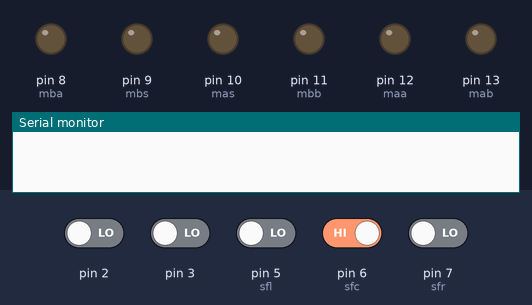
Recording of a sketch running on a simulated Arduino Uno, built with avr-gcc and run on an emulated ATmega328P. Parts: output pins drawn as LEDs (lit = HIGH), the last lines printed to the serial monitor. The inputs (shaded band) are chosen by the test bench; at power-on: pin 6 (sfc) HIGH, pin 2, pin 3, pin 5 (sfl), pin 7 (sfr) LOW.

Above: at 1.2 s.
1.3 s: pin 5 (sfl) driven HIGH
At 2.8 s:
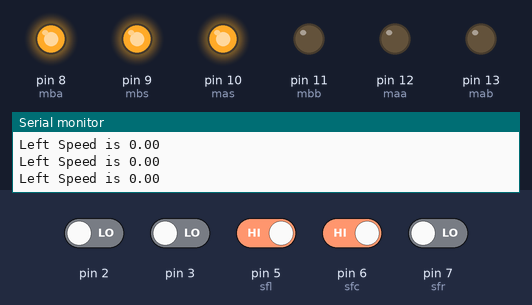
4.3 s: pin 7 (sfr) driven HIGH
5.8 s: pin 6 (sfc) driven LOW
At 7.1 s:
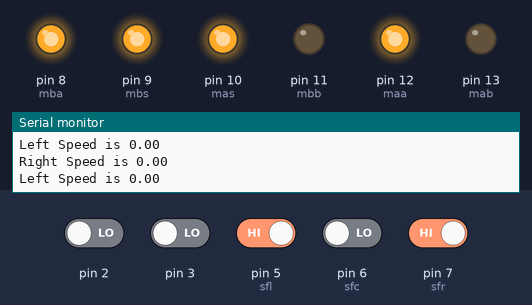
7.4 s: pin 5 (sfl) driven LOW
At 8.3 s:
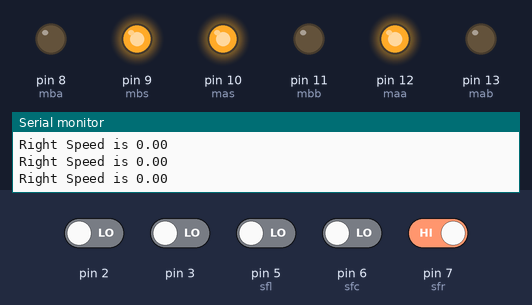
8.9 s: pin 7 (sfr) driven LOW
10.4 s: pin 2 driven HIGH and pin 5 (sfl) driven HIGH
At 11.6 s:
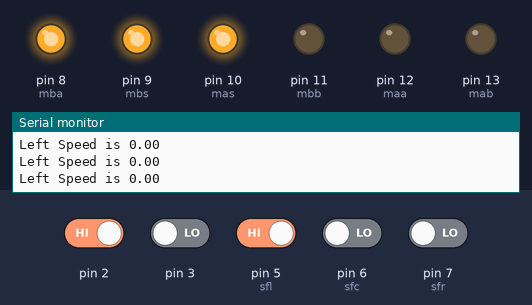
Timing chart, 0 to 13.4 s (numbered marks = the images above; inputs shaded):
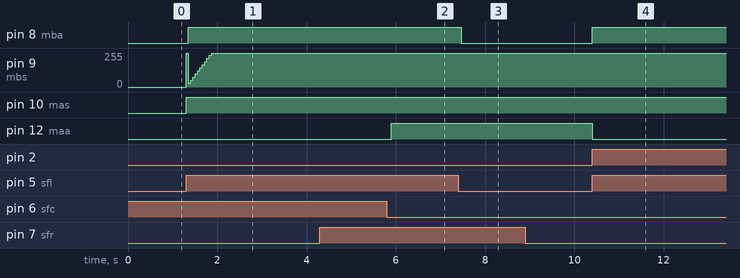

Measured:
- after the input at 1.3 s, pin 8 (mba): LOW → HIGH after 0.05 s; pin 10 (mas): LOW → HIGH at once
- after the input at 5.8 s, pin 12 (maa): LOW → HIGH after 0.10 s
- after the input at 7.4 s, pin 8 (mba): HIGH → LOW after 0.07 s
- after the input at 10.4 s, pin 8 (mba): LOW → HIGH at once; pin 12 (maa): HIGH → LOW at once

The sketch:

Number2.ino
```cpp
int mas=10;
int maa=12;
int mab=13;
int mbs=9;
int mba=8;
int mbb=11;
int sfr=7;
int sfc=6;
int sfl=5;

volatile long count_r=0;
volatile long count_l=0;
int PWM_val_r = 0;
int PWM_val_l = 0;
float v_req_r=0;
float v_req_l=0;
const int NUM_C_l=16;
const int NUM_C_r=16;      //the number of counter of a roll.
                          //IF select CHANGE in attachInterrupt(0, rencoder, CHANGE) ,the  NUM_C should be multiple by 2
                           //Other selection in attachInterrupt(0, rencoder, FALLING), the  NUM_C is equal to the number of counter of a roll
const int LOOPTIME =50;   //the loop time(ms) of PID control
 float Kp=3;          // PID proportional control Gain
 float Ki=5;          // PID i control gain

void setup()
{
  Serial.begin(9600);
  pinMode(mas,OUTPUT);
  pinMode(maa,OUTPUT);
  pinMode(mab,OUTPUT);
  pinMode(mbs,OUTPUT);
  pinMode(mba,OUTPUT);
  pinMode(mbb,OUTPUT);

  attachInterrupt(1, rencoder_r, CHANGE);
  attachInterrupt(0, rencoder_l, CHANGE);
}

void loop()
{
  if(digitalRead(sfl)==1&&digitalRead(sfc)==0&&digitalRead(sfr)==1)
  forward();
  if(digitalRead(sfl)==1&&digitalRead(sfc)==0&&digitalRead(sfr)==0)
  turnright_full();
  if(digitalRead(sfl)==0&&digitalRead(sfc)==0&&digitalRead(sfr)==1)
  turnleft_full();
  if(digitalRead(sfl)==1&&digitalRead(sfc)==1&&digitalRead(sfr)==0)
  turnright_full();
  if(digitalRead(sfl)==0&&digitalRead(sfc)==1&&digitalRead(sfr)==1)
  turnleft_full();
}

void forward()
{
  v_req_r=1.56;
  v_req_l=1.56;
  motor_r(PWM_val_r);
  motor_l(PWM_val_l);
  PWM_val_r=control_loop_r(LOOPTIME,v_req_r,PWM_val_r);
  PWM_val_l=control_loop_l(LOOPTIME,v_req_l,PWM_val_l);
}
void turnleft_full()
{
  v_req_r=1.56;
  motor_r(PWM_val_r);
  motor_l(0);
  PWM_val_r=control_loop_r(LOOPTIME,v_req_r,PWM_val_r);
}
void turnright_full()
{
  v_req_l=1.56;
  motor_r(0);
  motor_l(PWM_val_l);
  PWM_val_l=control_loop_l(LOOPTIME,v_req_l,PWM_val_l);
}

void motor_r(int s)
{
  if(s==0)
  {
    digitalWrite(maa,LOW);
    digitalWrite(mab,LOW);
    digitalWrite(mas,HIGH);
  }
  else if(s>0&&s<256)
  {
    digitalWrite(maa,HIGH);
    digitalWrite(mab,LOW);
    analogWrite(mas,s);
    delay(20);
  }
  else if(s<0&&s>-256)
  {
    digitalWrite(maa,LOW);
    digitalWrite(mab,HIGH);
    analogWrite(mas,-s);
    delay(20);
  }
  else digitalWrite(mas,LOW);
}
void motor_l(int s)
{
    if(s==0)
  {
    digitalWrite(mba,LOW);
    digitalWrite(mbb,LOW);
    digitalWrite(mbs,HIGH);
  }
  else if(s>0&&s<256)
  {
    digitalWrite(mba,HIGH);
    digitalWrite(mbb,LOW);
    analogWrite(mbs,s);
    delay(20);
  }
  else if(s<0&&s>-256)
  {
    digitalWrite(mba,LOW);
    digitalWrite(mbb,HIGH);
    analogWrite(mbs,-s);
    delay(20);
  }
  else digitalWrite(mbs,LOW);
}
//PI Control Begin//
void rencoder_r()     //Interrupt:record counter-Right
{
  count_r++;
}
void rencoder_l()     //Interrupt:record counter-Left
{
  count_l++;
}

float PID_updata(float command, float targetValue, float currentValue)    // compute PWM value
{
float pidTerm = 0;                             // PID correction
float error=0;
static float last_I=0;
  error = abs(targetValue) - abs(currentValue);
  pidTerm =  Kp * error  + Kp * Ki * (error + last_I);
  last_I = error + last_I;
  return pidTerm;
}

int control_loop_r(int looptime , float speed_req_r, int PWM_val_r)
{
  long lastMilli_r;
  long count_fomer_r;
  float speed_act_r;
  lastMilli_r=millis();
  count_fomer_r=count_r;
  interrupts();
  while ((millis()-lastMilli_r) <= looptime)
  {  ;  }       // enter tmed loop
  noInterrupts();
  speed_act_r=float(count_r- count_fomer_r)*1000/float(looptime*NUM_C_r);
  Serial.print("Right Speed is ");
  Serial.println(speed_act_r);
  PWM_val_r= PID_updata(PWM_val_r, speed_req_r, speed_act_r);   // compute PWM
  return constrain(PWM_val_r, 0, 255);
}

int control_loop_l(int looptime , float speed_req_l, int PWM_val_l)
{
  long lastMilli_l;
  long count_fomer_l;
  float speed_act_l;
  lastMilli_l=millis();
  count_fomer_l=count_l;
  interrupts();
  while ((millis()-lastMilli_l) <= looptime)
  {  ;  }       // enter tmed loop
  noInterrupts();
  speed_act_l=float(count_l- count_fomer_l)*1000/float(looptime*NUM_C_l);
  Serial.print("Left Speed is ");
  Serial.println(speed_act_l);
  PWM_val_l= PID_updata(PWM_val_l, speed_req_l, speed_act_l);   // compute PWM
  return constrain(PWM_val_l, 0, 255);
}
```
